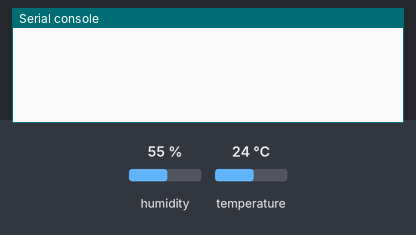
Bench run of a program on a simulated Raspberry Pi Pico running MicroPython. Parts: the last lines printed to the serial console. Wiring (from the project's diagram.json): DHT22 sensor on GP22. The inputs (shaded band) are chosen by the test bench; at power-on: humidity 55 %, temperature 24 °C.

Above: at 1.2 s.
1.3 s: humidity set to 22 %
At 3.3 s:
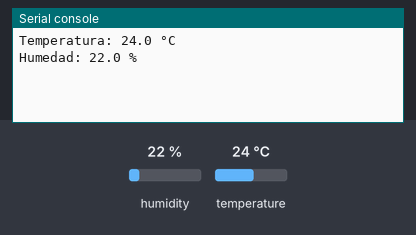
4.3 s: temperature set to 12 °C
At 6.8 s:
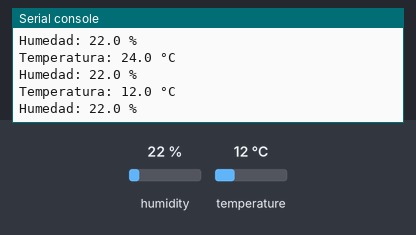
7.3 s: humidity set to 40 %
At 9.2 s:
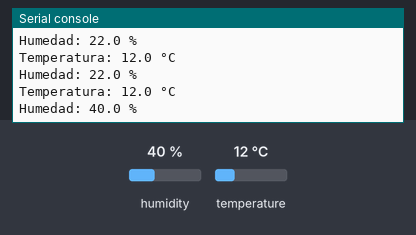

The program:

main.py
```python
# Pico + DHT22 con MicroPython, simulada en Wokwi.
from machine import Pin
import dht
import time

sensor = dht.DHT22(Pin(22))   # GP22: datos

while True:
    time.sleep(2)             # una lectura cada 2 s
    sensor.measure()          # lectura nueva
    t = sensor.temperature()  # grados Celsius
    h = sensor.humidity()     # % de humedad relativa
    print("Temperatura:", t, "°C")
    print("Humedad:", h, "%")
```

Measured:
- after the input at 1.3 s, the serial console: prints a new line after 0.72 s (image 1)
- after the input at 4.3 s, the serial console: prints a new line after 1.8 s (image 2)
- after the input at 7.3 s, the serial console: prints a new line after 0.79 s (image 3)
